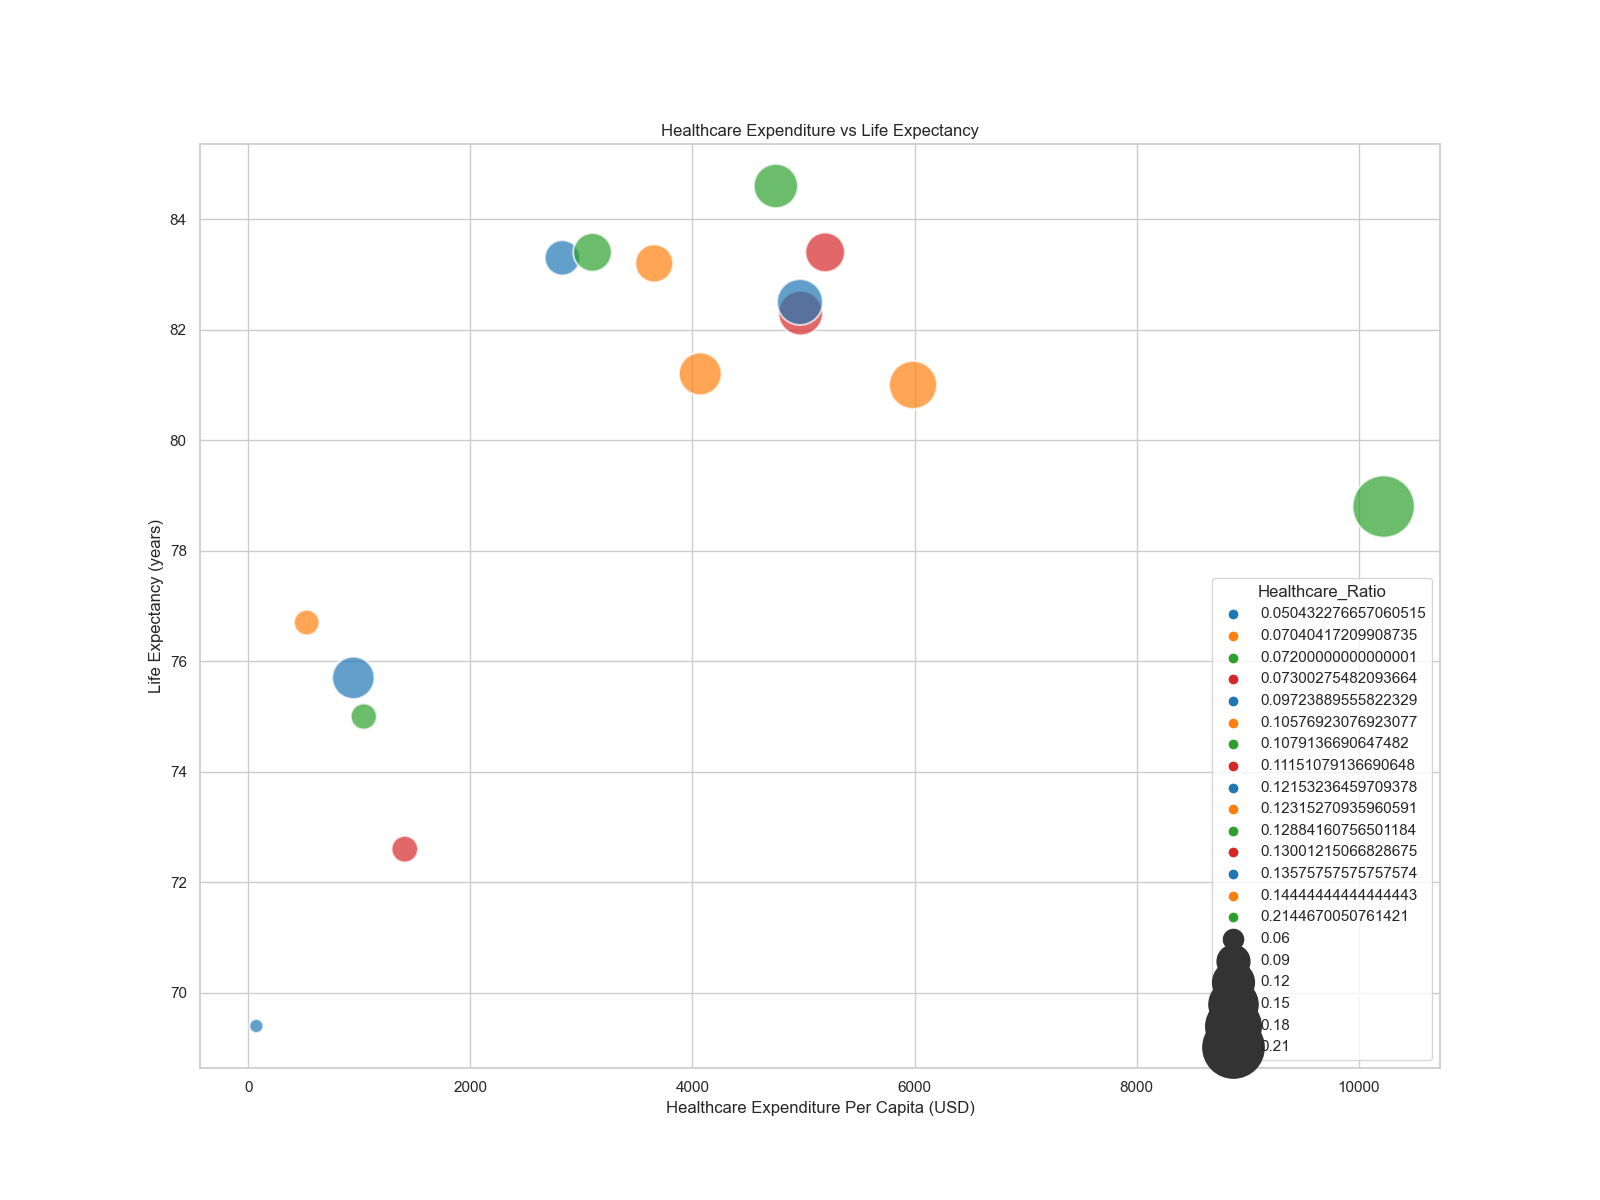

The script that drew this image:

import seaborn as sns
import matplotlib.pyplot as plt
import pandas as pd

data = pd.DataFrame({
    'Country': ['United States', 'Canada', 'Germany', 'United Kingdom', 'France', 
                'Japan', 'Australia', 'China', 'India', 'Brazil', 
                'Russia', 'South Korea', 'Italy', 'Mexico', 'Spain'],
    'Healthcare_Expenditure_Per_Capita': [10223, 4974, 5986, 4070, 4968, 
                                          4751, 5195, 527, 74, 947, 
                                          1410, 2829, 3656, 1041, 3100],
    'Life_Expectancy': [78.8, 82.3, 81.0, 81.2, 82.5, 
                        84.6, 83.4, 76.7, 69.4, 75.7, 
                        72.6, 83.3, 83.2, 75.0, 83.4],
    'Healthcare_Percentage_of_GDP': [16.9, 10.7, 11.7, 10.0, 11.2, 
                                     10.9, 9.3, 5.4, 3.5, 9.2, 
                                     5.3, 8.1, 8.8, 5.4, 9.0],
    'Population_Millions': [331, 38, 83, 68, 65, 
                            126, 25, 1441, 1380, 213, 
                            146, 52, 60, 129, 47]
})

# Calculate Healthcare Expenditure Ratio
data['Healthcare_Ratio'] = data['Healthcare_Percentage_of_GDP'] / data['Life_Expectancy']

# Set style
sns.set(style='whitegrid')

# Create the bubble chart
plt.figure(figsize=(16, 12))
bubble = sns.scatterplot(data=data, x='Healthcare_Expenditure_Per_Capita', y='Life_Expectancy',
                         size='Healthcare_Ratio', hue='Healthcare_Ratio',
                         palette=['#1f77b4','#ff7f0e','#2ca02c','#d62728'],
                         legend='brief', alpha=0.7, sizes=(100, 2000))

# Adjust the labels and title
plt.xlabel('Healthcare Expenditure Per Capita (USD)')
plt.ylabel('Life Expectancy (years)')
plt.title('Healthcare Expenditure vs Life Expectancy')

# Show the plot
plt.show()
